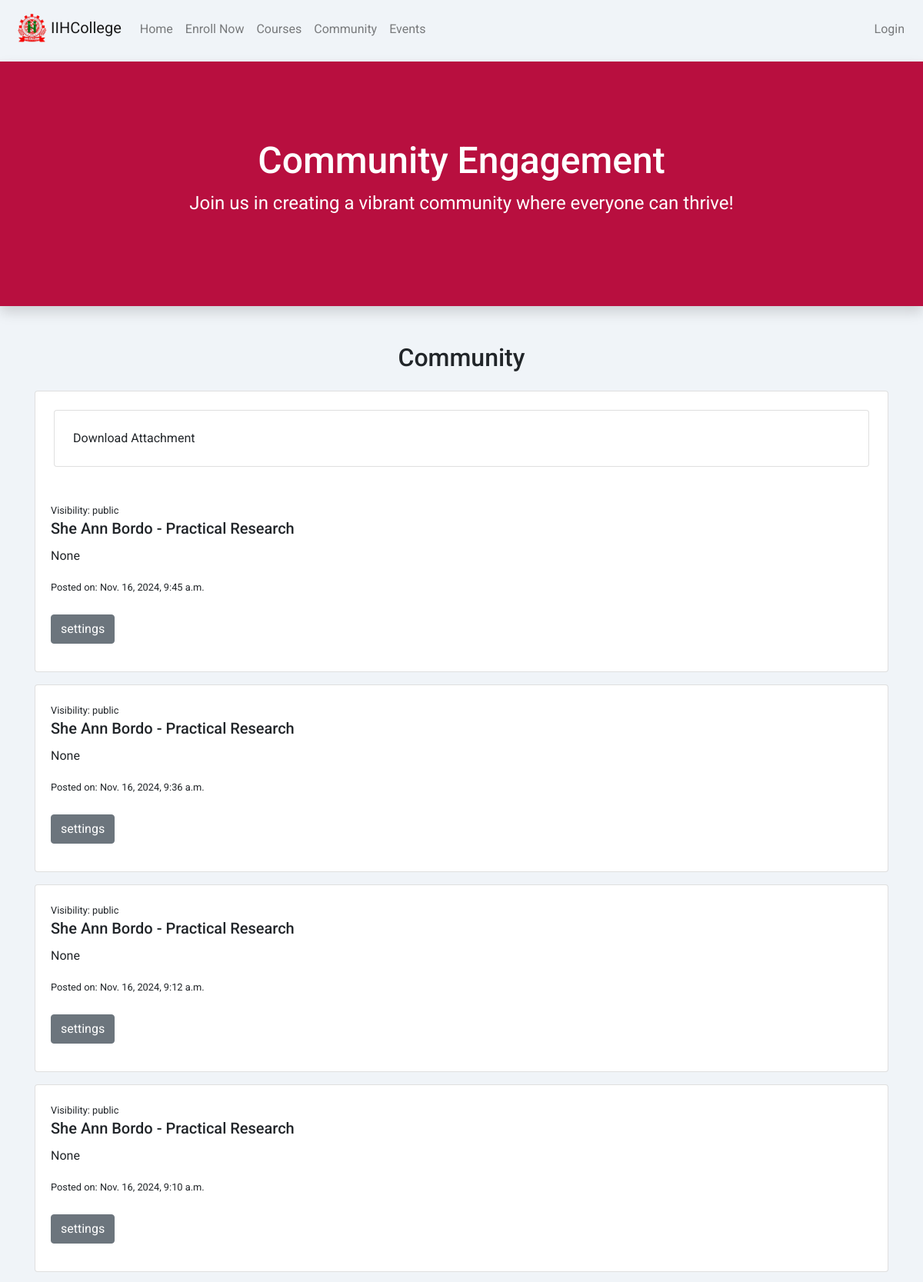
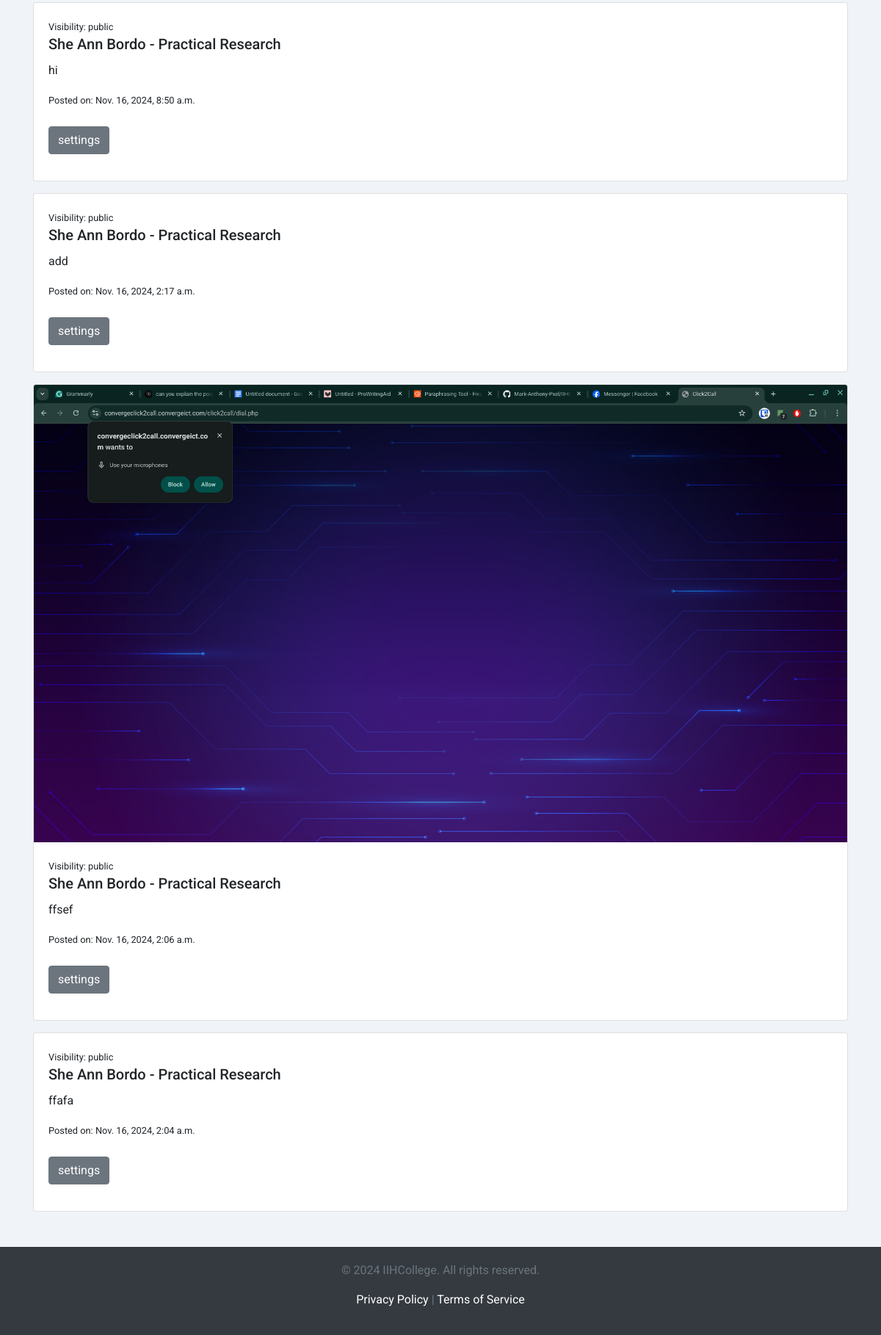
/community/, run on an earlier commit of the app's database (2 pictures, top to bottom).
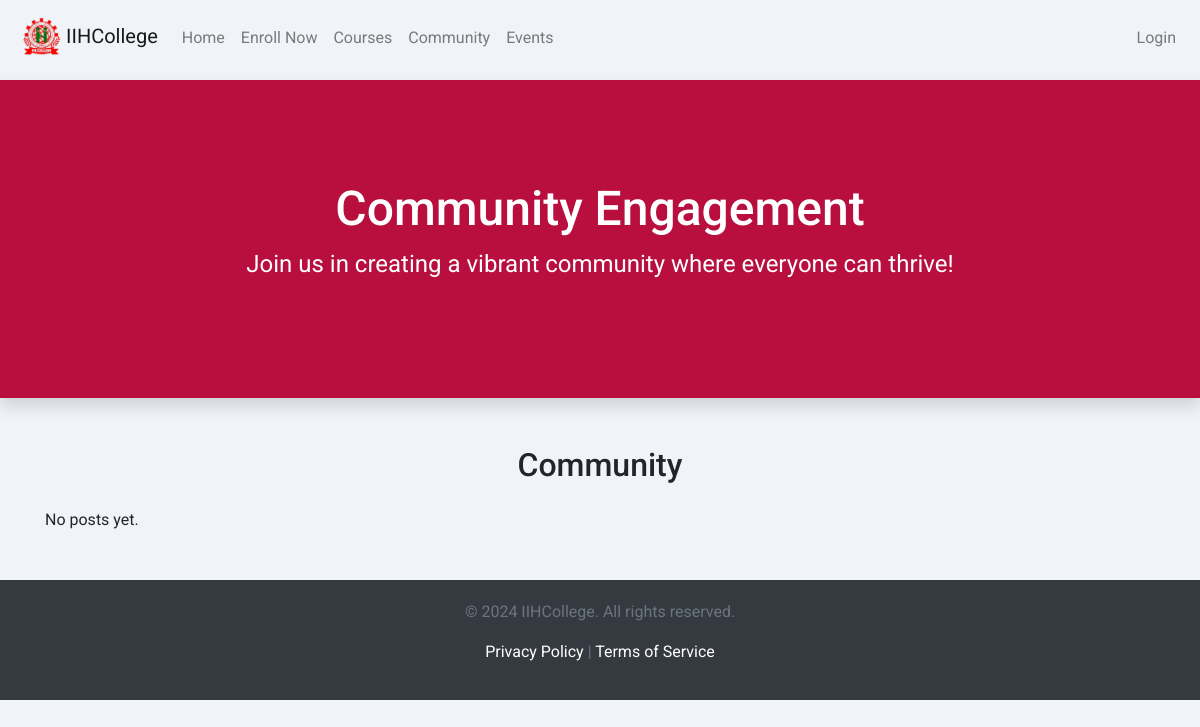
And on a later commit of the database.
### website_portal/models.py (models this page shows, shortened)
class Community(models.Model):
    teacher = models.ForeignKey(Teacher, on_delete=models.CASCADE)
    post = models.TextField(null=True, help_text=_('Enter your post here.'))  # Add default here
    comment = models.TextField(help_text=_('Enter your comment here.'), blank=True, null=True)
    VISIBILITY_CHOICES = [
        ('public', 'Public'),
        ('private', 'Private'),
    ]
    visibility = models.CharField(max_length=10, choices=VISIBILITY_CHOICES, default='public')
    image = models.ImageField(
        upload_to='community_images/',
        blank=True,
        null=True,
        validators=[validate_image_size],
        help_text=_('Upload an image (max 5MB).')
    )
    created_at = models.DateTimeField(auto_now_add=True)
    updated_at = models.DateTimeField(auto_now=True)
    attachment = models.FileField(
        upload_to='attachments/',
        blank=True,
        null=True,
        validators=[validate_file_size],
        help_text=_('Upload an optional file (max 10MB).')
    )
    class Meta:
        verbose_name = _('Community')
        verbose_name_plural = _('Communities')
        ordering = ['-created_at']  # Order by creation date, newest first

class Teacher(models.Model):
    user = models.OneToOneField(User, on_delete=models.CASCADE, related_name='teacher', null=True, blank=True)
    subject = models.CharField(max_length=50)
    password = models.CharField(max_length=128, blank=True)  # Store hashed password
    email = models.EmailField(unique=True, blank=True, null=True, verbose_name=_('Email'))
    first_name = models.CharField(max_length=20, blank=True, null=True, verbose_name=_('First Name'))
    last_name = models.CharField(max_length=20, blank=True, null=True, verbose_name=_('Last Name'))
    STRANDS = [
        ('STEM', _('STEM')),
        ('ABM', _('ABM')),
        ('HUMSS', _('HUMSS')),
        ('GAS', _('GAS')),
        ('TVL', _('TVL')),
    ]
    teacher_strand = models.CharField(max_length=5, choices=STRANDS, verbose_name=_('Teacher Strand'))
    TVL_OPTIONS = [
        ('HE - Cookery', _('HE - Cookery')),
        ('HE - Tourism', _('HE - Tourism')),
        ('ICT', _('ICT')),
    ]
    tvl_options = models.CharField(max_length=15, choices=TVL_OPTIONS, blank=True, null=True, verbose_name=_('Teacher TVL'))
    created_at = models.DateTimeField(auto_now_add=True, verbose_name=_('Created At'))
    updated_at = models.DateTimeField(auto_now=True, verbose_name=_('Updated At'))
    class Meta:
        verbose_name = _('Teacher')
        verbose_name_plural = _('Teachers')
    def __str__(self):
        return f"{self.user.first_name} {self.user.last_name} - {self.subject}"

### website_portal/views.py (the view)
# urls.py: path('community/', community, name='community'),
def community(request):
    if request.method == 'POST':
        form = CommunityForm(request.POST, request.FILES)  # Use the form to handle input
        if form.is_valid():
            community_entry = form.save(commit=False)  # Changed variable name for clarity
            community_entry.teacher = request.user.teacher  # Set the teacher instance
            community_entry.save()  # Save the instance
            messages.success(request, 'Your post has been submitted successfully!')
            return redirect('community')  # Redirect to the same page after submission
        else:
            messages.error(request, 'There was an error in your submission. Please correct the errors below.')
    else:
        form = CommunityForm()  # Create an empty form for GET requests
    community_entries = Community.objects.all()  # Changed variable name for clarity
    return render(request, 'core/school/community.html', {
        'community_entries': community_entries,  # Use a consistent name
        'form': form,
    })

### website_portal/templates/core/school/community.html (shortened to what this page needs)
{% load static %}
<!DOCTYPE html>
<html lang="en">
  <head>
    <link
      rel="stylesheet"
      href="https://stackpath.bootstrapcdn.com/bootstrap/4.5.2/css/bootstrap.min.css"
    />
  </head>
  <body>
    {% include 'support-files/header.html' %}
    {% if user.student %}
    <div class="hero shadow mb-5">
        <h1 class="animate-on-scroll">Join the Student Community</h1>
        <p class="animate-on-scroll">Connect with your peers, share experiences, and find support!</p>
    </div>
    {% elif user.teacher %}
    <div class="hero shadow mb-5">
        <h1 class="animate-on-scroll">Welcome to the Teachers Community</h1>
        <p class="animate-on-scroll">Collaborate with fellow educators and share insights to enhance student learning!</p>
    </div>
    {% else %}
    <div class="hero shadow mb-5">
        <h1 class="animate-on-scroll">Community Engagement</h1>
        <p class="animate-on-scroll">Join us in creating a vibrant community where everyone can thrive!</p>
    </div>
    {% endif %}
      <h2 class="mb-4 text-center">
        {% if user.teacher %}
        Teacher Post
        {% elif user.student %}
        Student Community
        {% else %}
        Community
        {% endif %}
      </h2>
<div class="container">
        <div id="community">
        {% for community in community_entries %}
            {% if community.visibility == "public" %}
                <div id="post-{{ community.id }}" class="card mb-3">
                    {% if community.image %}
                        <img class="card-img-top" src="{{ community.image.url }}" alt="Post Image">
                    {% endif %}
                    {% if community.attachment %}
                        <a class="card btn-light m-4 p-4" href="{{ community.attachment.url }}">Download Attachment</a>
                    {% endif %}
                    <div class="card-body">
                      <small class="card-text">Visibility: {{ community.visibility }}</small>
                        <h5 class="card-title">{{ community.teacher }}</h5>
                        <p class="card-text">{{ community.post }}</p>
                        <small class="card-text">Posted on: {{ community.created_at }}</small>
                        <p>
                            <button class="btn btn-secondary mt-4" type="button" data-toggle="collapse" data-target="#collapseExample-{{ community.id }}" aria-expanded="false" aria-controls="collapseExample">
                                settings
                            </button>
                        </p>
                    </div>
                </div>
            {% endif %}
        {% empty %}
            <p>No posts yet.</p>
        {% endfor %}
        </div>
  </div>
{% include 'support-files/footer.html' %}
  </body>
</html>

What changed in the data, as far as the page shows it:
removed Community: visibility "public", teacher "She Ann Bordo - Practical Research", post "None", created_at "Nov. 16, 2024, 9:45 a.m."
removed Community: visibility "public", teacher "She Ann Bordo - Practical Research", post "None", created_at "Nov. 16, 2024, 9:36 a.m."
removed Community: visibility "public", teacher "She Ann Bordo - Practical Research", post "None", created_at "Nov. 16, 2024, 9:12 a.m."
removed Community: visibility "public", teacher "She Ann Bordo - Practical Research", post "None", created_at "Nov. 16, 2024, 9:10 a.m."
removed Community: visibility "public", teacher "She Ann Bordo - Practical Research", post "hi", created_at "Nov. 16, 2024, 8:50 a.m."
removed Community: visibility "public", teacher "She Ann Bordo - Practical Research", post "add", created_at "Nov. 16, 2024, 2:17 a.m."
removed Community: image (picture), visibility "public", teacher "She Ann Bordo - Practical Research", post "ffsef", created_at "Nov. 16, 2024, 2:06 a.m."
removed Community: visibility "public", teacher "She Ann Bordo - Practical Research", post "ffafa", created_at "Nov. 16, 2024, 2:04 a.m."
Also different on the page:
text now shown: "No posts yet."
